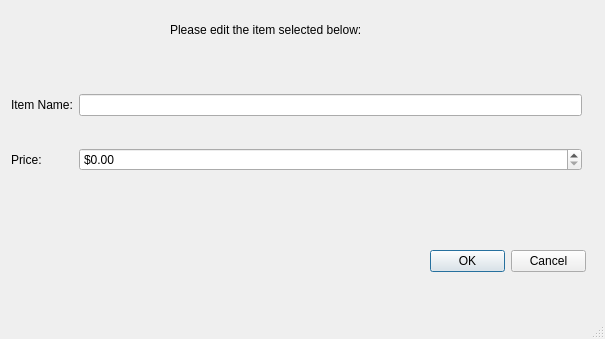
<?xml version="1.0" encoding="UTF-8"?>
<ui version="4.0">
 <class>editItemWindow</class>
 <widget class="QMainWindow" name="editItemWindow">
  <property name="geometry">
   <rect>
    <x>0</x>
    <y>0</y>
    <width>605</width>
    <height>339</height>
   </rect>
  </property>
  <property name="windowTitle">
   <string>MainWindow</string>
  </property>
  <widget class="QWidget" name="centralwidget">
   <widget class="QDialogButtonBox" name="buttonBox_edit">
    <property name="geometry">
     <rect>
      <x>430</x>
      <y>250</y>
      <width>156</width>
      <height>23</height>
     </rect>
    </property>
    <property name="standardButtons">
     <set>QDialogButtonBox::Cancel|QDialogButtonBox::Ok</set>
    </property>
   </widget>
   <widget class="QLabel" name="label">
    <property name="geometry">
     <rect>
      <x>170</x>
      <y>10</y>
      <width>231</width>
      <height>41</height>
     </rect>
    </property>
    <property name="text">
     <string>&lt;html&gt;&lt;head/&gt;&lt;body&gt;&lt;p&gt;Please edit the item selected below:&lt;/p&gt;&lt;/body&gt;&lt;/html&gt;</string>
    </property>
   </widget>
   <widget class="QWidget" name="layoutWidget">
    <property name="geometry">
     <rect>
      <x>11</x>
      <y>68</y>
      <width>571</width>
      <height>131</height>
     </rect>
    </property>
    <layout class="QGridLayout" name="gridLayout">
     <item row="0" column="0">
      <widget class="QLabel" name="label_2">
       <property name="text">
        <string>Item Name:</string>
       </property>
      </widget>
     </item>
     <item row="0" column="1">
      <widget class="QLineEdit" name="itemNameLineEdit_edit">
       <property name="text">
        <string/>
       </property>
      </widget>
     </item>
     <item row="1" column="0">
      <widget class="QLabel" name="label_4">
       <property name="text">
        <string>Price:</string>
       </property>
      </widget>
     </item>
     <item row="1" column="1">
      <widget class="QDoubleSpinBox" name="itemPriceSpinBox_edit">
       <property name="prefix">
        <string>$</string>
       </property>
       <property name="maximum">
        <double>9999999999999.990234375000000</double>
       </property>
      </widget>
     </item>
    </layout>
   </widget>
  </widget>
  <widget class="QMenuBar" name="menubar">
   <property name="geometry">
    <rect>
     <x>0</x>
     <y>0</y>
     <width>605</width>
     <height>22</height>
    </rect>
   </property>
  </widget>
  <widget class="QStatusBar" name="statusbar"/>
 </widget>
 <resources/>
 <connections/>
</ui>
